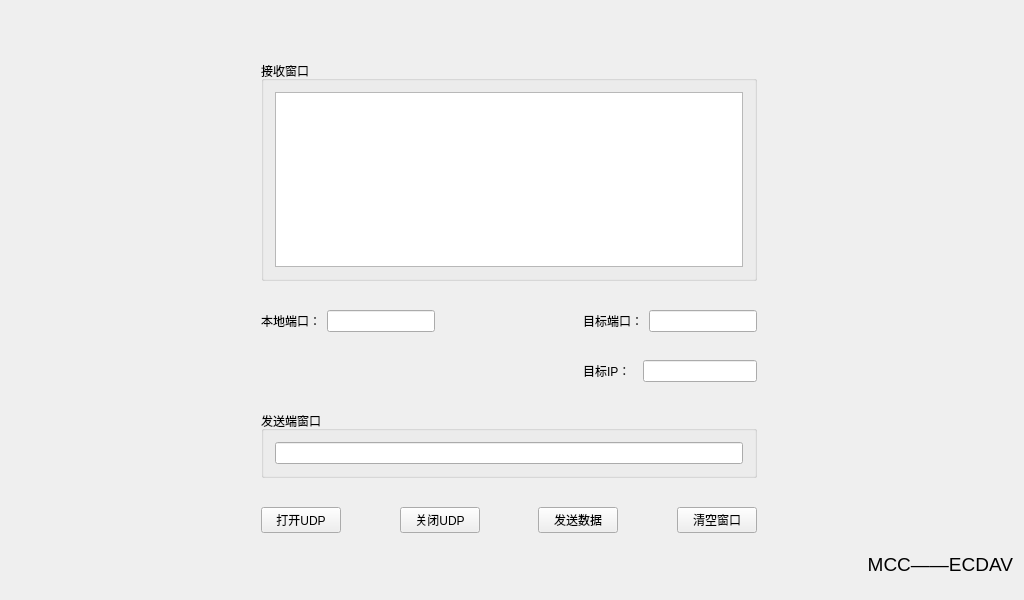
<?xml version="1.0" encoding="UTF-8"?>
<ui version="4.0">
 <class>Widget</class>
 <widget class="QWidget" name="Widget">
  <property name="geometry">
   <rect>
    <x>0</x>
    <y>0</y>
    <width>1024</width>
    <height>600</height>
   </rect>
  </property>
  <property name="minimumSize">
   <size>
    <width>1024</width>
    <height>600</height>
   </size>
  </property>
  <property name="maximumSize">
   <size>
    <width>1024</width>
    <height>600</height>
   </size>
  </property>
  <property name="baseSize">
   <size>
    <width>1024</width>
    <height>600</height>
   </size>
  </property>
  <property name="windowTitle">
   <string>UDP</string>
  </property>
  <layout class="QGridLayout" name="gridLayout_2">
   <item row="2" column="2">
    <spacer name="verticalSpacer_7">
     <property name="orientation">
      <enum>Qt::Vertical</enum>
     </property>
     <property name="sizeType">
      <enum>QSizePolicy::Fixed</enum>
     </property>
     <property name="sizeHint" stdset="0">
      <size>
       <width>20</width>
       <height>50</height>
      </size>
     </property>
    </spacer>
   </item>
   <item row="1" column="0">
    <spacer name="horizontalSpacer_2">
     <property name="orientation">
      <enum>Qt::Horizontal</enum>
     </property>
     <property name="sizeType">
      <enum>QSizePolicy::Fixed</enum>
     </property>
     <property name="sizeHint" stdset="0">
      <size>
       <width>250</width>
       <height>20</height>
      </size>
     </property>
    </spacer>
   </item>
   <item row="2" column="3">
    <widget class="QLabel" name="label_4">
     <property name="font">
      <font>
       <pointsize>14</pointsize>
      </font>
     </property>
     <property name="text">
      <string>MCC——ECDAV</string>
     </property>
     <property name="alignment">
      <set>Qt::AlignRight|Qt::AlignTrailing|Qt::AlignVCenter</set>
     </property>
    </widget>
   </item>
   <item row="1" column="3">
    <spacer name="horizontalSpacer_3">
     <property name="orientation">
      <enum>Qt::Horizontal</enum>
     </property>
     <property name="sizeType">
      <enum>QSizePolicy::Fixed</enum>
     </property>
     <property name="sizeHint" stdset="0">
      <size>
       <width>250</width>
       <height>20</height>
      </size>
     </property>
    </spacer>
   </item>
   <item row="1" column="1" colspan="2">
    <layout class="QVBoxLayout" name="verticalLayout_2">
     <item>
      <widget class="QGroupBox" name="groupBox">
       <property name="title">
        <string>接收窗口</string>
       </property>
       <layout class="QHBoxLayout" name="horizontalLayout">
        <item>
         <widget class="QPlainTextEdit" name="recvplainTextEdit">
          <property name="readOnly">
           <bool>true</bool>
          </property>
         </widget>
        </item>
       </layout>
      </widget>
     </item>
     <item>
      <spacer name="verticalSpacer_4">
       <property name="orientation">
        <enum>Qt::Vertical</enum>
       </property>
       <property name="sizeHint" stdset="0">
        <size>
         <width>20</width>
         <height>40</height>
        </size>
       </property>
      </spacer>
     </item>
     <item>
      <layout class="QGridLayout" name="gridLayout">
       <item row="0" column="0">
        <layout class="QHBoxLayout" name="horizontalLayout_5">
         <item>
          <widget class="QLabel" name="label">
           <property name="text">
            <string>本地端口：</string>
           </property>
          </widget>
         </item>
         <item>
          <widget class="QLineEdit" name="locaportlineEdit_2"/>
         </item>
        </layout>
       </item>
       <item row="0" column="2" rowspan="2">
        <layout class="QVBoxLayout" name="verticalLayout">
         <item>
          <layout class="QHBoxLayout" name="horizontalLayout_3">
           <item>
            <widget class="QLabel" name="label_2">
             <property name="text">
              <string>目标端口：</string>
             </property>
            </widget>
           </item>
           <item>
            <widget class="QLineEdit" name="aimportlineEdit_3">
             <property name="text">
              <string/>
             </property>
            </widget>
           </item>
          </layout>
         </item>
         <item>
          <spacer name="verticalSpacer">
           <property name="orientation">
            <enum>Qt::Vertical</enum>
           </property>
           <property name="sizeHint" stdset="0">
            <size>
             <width>20</width>
             <height>40</height>
            </size>
           </property>
          </spacer>
         </item>
         <item>
          <layout class="QHBoxLayout" name="horizontalLayout_4">
           <item>
            <widget class="QLabel" name="label_3">
             <property name="text">
              <string>目标IP：  </string>
             </property>
            </widget>
           </item>
           <item>
            <widget class="QLineEdit" name="aimiplineEdit_4"/>
           </item>
          </layout>
         </item>
        </layout>
       </item>
       <item row="1" column="0">
        <spacer name="verticalSpacer_2">
         <property name="orientation">
          <enum>Qt::Vertical</enum>
         </property>
         <property name="sizeHint" stdset="0">
          <size>
           <width>20</width>
           <height>40</height>
          </size>
         </property>
        </spacer>
       </item>
       <item row="0" column="1">
        <spacer name="horizontalSpacer_5">
         <property name="orientation">
          <enum>Qt::Horizontal</enum>
         </property>
         <property name="sizeHint" stdset="0">
          <size>
           <width>40</width>
           <height>20</height>
          </size>
         </property>
        </spacer>
       </item>
      </layout>
     </item>
     <item>
      <spacer name="verticalSpacer_3">
       <property name="orientation">
        <enum>Qt::Vertical</enum>
       </property>
       <property name="sizeHint" stdset="0">
        <size>
         <width>20</width>
         <height>40</height>
        </size>
       </property>
      </spacer>
     </item>
     <item>
      <layout class="QHBoxLayout" name="horizontalLayout_6">
       <item>
        <widget class="QGroupBox" name="groupBox_2">
         <property name="title">
          <string>发送端窗口</string>
         </property>
         <layout class="QHBoxLayout" name="horizontalLayout_2">
          <item>
           <widget class="QLineEdit" name="sendlineEdit"/>
          </item>
         </layout>
        </widget>
       </item>
      </layout>
     </item>
     <item>
      <spacer name="verticalSpacer_5">
       <property name="orientation">
        <enum>Qt::Vertical</enum>
       </property>
       <property name="sizeHint" stdset="0">
        <size>
         <width>20</width>
         <height>40</height>
        </size>
       </property>
      </spacer>
     </item>
     <item>
      <layout class="QHBoxLayout" name="horizontalLayout_7">
       <item>
        <widget class="QPushButton" name="openpushButton">
         <property name="text">
          <string>打开UDP</string>
         </property>
        </widget>
       </item>
       <item>
        <spacer name="horizontalSpacer">
         <property name="orientation">
          <enum>Qt::Horizontal</enum>
         </property>
         <property name="sizeHint" stdset="0">
          <size>
           <width>40</width>
           <height>20</height>
          </size>
         </property>
        </spacer>
       </item>
       <item>
        <widget class="QPushButton" name="closepushButton_2">
         <property name="text">
          <string>关闭UDP</string>
         </property>
        </widget>
       </item>
       <item>
        <spacer name="horizontalSpacer_4">
         <property name="orientation">
          <enum>Qt::Horizontal</enum>
         </property>
         <property name="sizeHint" stdset="0">
          <size>
           <width>40</width>
           <height>20</height>
          </size>
         </property>
        </spacer>
       </item>
       <item>
        <widget class="QPushButton" name="pushButton_3">
         <property name="text">
          <string>发送数据</string>
         </property>
        </widget>
       </item>
       <item>
        <spacer name="horizontalSpacer_6">
         <property name="orientation">
          <enum>Qt::Horizontal</enum>
         </property>
         <property name="sizeHint" stdset="0">
          <size>
           <width>40</width>
           <height>20</height>
          </size>
         </property>
        </spacer>
       </item>
       <item>
        <widget class="QPushButton" name="pushButton">
         <property name="text">
          <string>清空窗口</string>
         </property>
        </widget>
       </item>
      </layout>
     </item>
    </layout>
   </item>
   <item row="0" column="2">
    <spacer name="verticalSpacer_6">
     <property name="orientation">
      <enum>Qt::Vertical</enum>
     </property>
     <property name="sizeType">
      <enum>QSizePolicy::Fixed</enum>
     </property>
     <property name="sizeHint" stdset="0">
      <size>
       <width>20</width>
       <height>50</height>
      </size>
     </property>
    </spacer>
   </item>
  </layout>
 </widget>
 <layoutdefault spacing="6" margin="11"/>
 <resources/>
 <connections/>
</ui>
